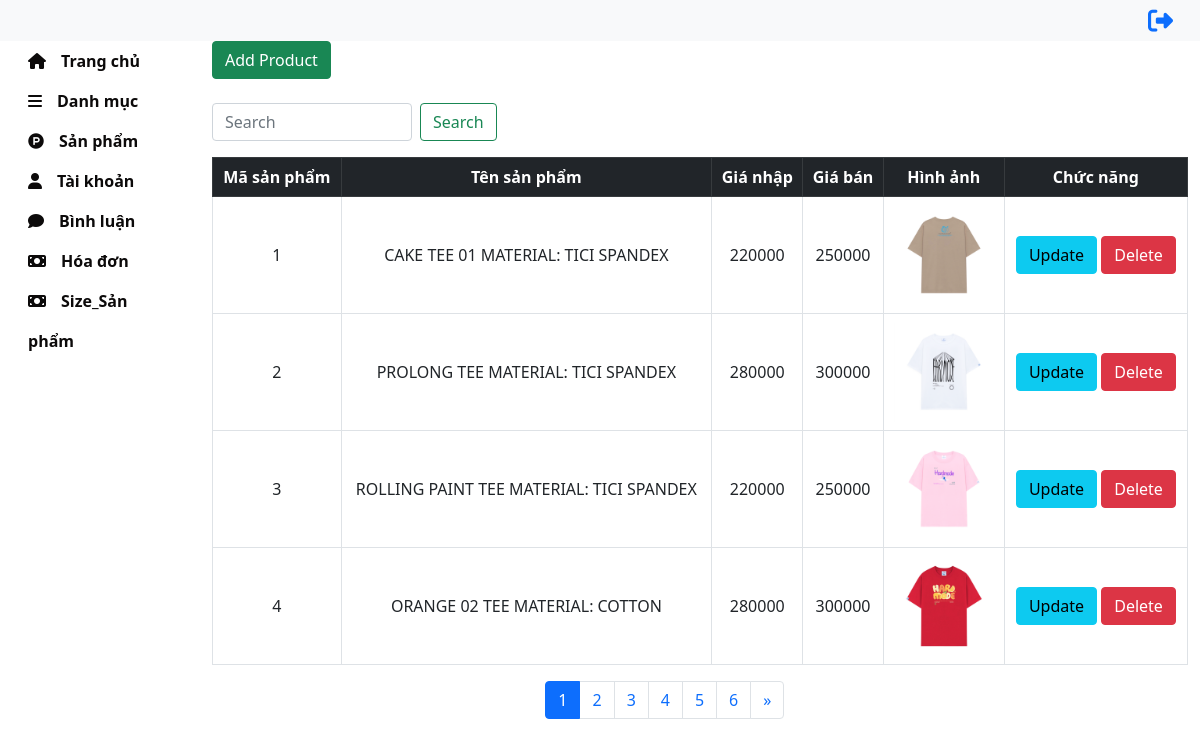
/admin/sanpham.php, run on the app's committed database.
### tables this page shows
CREATE TABLE `sanpham` (
  `MaSanPham` int(11) NOT NULL,
  `TenSanPham` varchar(255) NOT NULL,
  `GiaNhap` float NOT NULL,
  `GiaBan` float NOT NULL,
  `MaDanhMuc` int(11) NOT NULL,
  `MoTa` varchar(500) NOT NULL,
  `HinhAnh1` varchar(255) NOT NULL,
  `HinhAnh2` varchar(100) NOT NULL
);

### admin/controller_admin/controller.php (called while the page is built, shortened)
<?php
    require_once '../lib/db.php';
    function TruyVan($sql){
        global $conn;
        $kq = '';
        $sta = $conn->prepare($sql);
        $sta->execute();
        if($sta->rowCount() > 0){
            $kq = $sta->fetchAll(PDO:: FETCH_ASSOC);
        }
        return $kq;
    }
?>

### admin/sanpham.php (the view, shortened to what this page needs)
<?php
    require_once './controller_admin/controller.php';
?>
<link rel="stylesheet" href="./css_admin/sanpham.css">
<link rel="stylesheet" href="./css_admin/css_admin.css">
<?php
    require_once 'req_admin/header_admin.php';
?>
<div class="container-fluid">
  <div class="row">
    <div class="col-sm-2">
       <?php require_once './req_admin/left_admin.php'; ?>
    <div class="col-sm-10">
        <button class = "btn btn-success"><a href="form_add_sanpham.php">Add Product</a></button> <br/><br/>
        <form class="d-flex" method="post">
            <input class="form-control me-2" type="search" placeholder="Search" aria-label="Search" name = "search">
            <button class="btn btn-outline-success" type="submit" name = "btntimkiem">Search</button>
        </form>
        <table class = "table table-bordered ">
            <thead class = "table-dark">
                <tr>
                    <th>Mã sản phẩm</th>
                    <th>Tên sản phẩm</th>
                    <th>Giá nhập</th>
                    <th>Giá bán</th>
                    <th>Hình ảnh</th>
                    <th>Chức năng</th>
                </tr>
            </thead>
            <?php
                if(isset($_POST['btntimkiem'])){
                    $timkiem = $_POST['search'];
                    $sql = "select * from sanpham where TenSanPham like '%".$timkiem."%'";
                }else{
                    $sql = "select * from sanpham";
                }
                global $conn;
                $sta = $conn->prepare($sql);
                $sta->execute();
                if($sta->rowCount() > 0){
                    $kq = $sta->fetchAll(PDO:: FETCH_ASSOC);
                }
                $total_records = $sta->rowCount();
                $current_page = isset($_GET['page']) ? $_GET['page'] : 1;
                $limit = 4;
                $total_page = ceil((int)$total_records / (int)$limit);
                $start = ($current_page - 1) * $limit;
                $sql2 = $sql . " LIMIT $start,$limit;";
                $result = TruyVan($sql2);
                foreach ($result as $row) {
                    $id = $row['MaSanPham'];?>
                    <tr>
                        <td><?php echo $row['MaSanPham']?></td>
                        <td><?php echo $row['TenSanPham']?></td>
                        <td><?php echo $row['GiaNhap']?></td>
                        <td><?php echo $row['GiaBan']?></td>
                        <td><img src="../img/<?php echo$row['HinhAnh1'].'"'?> alt="" style = "width:100px; height:100px"></td>
                        <td>
                            <a href="form_edit_sanpham.php?id=<?php echo$id;?>" class = "btn btn-info">Update</a>
                            <a onclick="return confirm('Bạn có muốn xóa danh mục này không?');" href="delete_sanpham.php<?php echo'?MaSanPham='.$id;?>" data-toggle="modal" data-target="#" class = "btn btn-danger">Delete</a>
                    </td>
                    </tr>
            <?php } ?>
        </table>
        <div class = "row">
            <div class = "col-sm-4"></div>
            <div class = "col-sm-4">
                <nav aria-label="Page navigation example">
                    <ul class="pagination">
                        <?php
                            for ($i = 1; $i <= $total_page; $i++){
                                if ($i == $current_page){
                                    echo '<li class="page-item active"><a class="page-link" href="">'.$i.'</a></li>';
                                }
                                else{
                                    echo '<li class="page-item"><a class="page-link" href="sanpham.php?page='.$i.'">'.$i.'</a></li>';
                                }
                            }
                        ?>
                        <?php
                             if ($current_page < $total_page && $total_page > 1){
                                echo '<li class="page-item">
                                    <a class="page-link" href="sanpham.php?page='.($current_page+1).'" aria-label="Next">
                                        <span aria-hidden="true">&raquo;</span>
                                    </a>
                                </li>';
                            }
                        ?>
                    </ul>
                </nav>
            </div>
        </div>
    </div>

### admin/req_admin/header_admin.php (shortened to what this page needs)
<!DOCTYPE html>
<html lang="en">
<head>
    <link href="https://cdn.jsdelivr.net/npm/bootstrap@5.0.2/dist/css/bootstrap.min.css" rel="stylesheet">
    <link rel="stylesheet" href="../fontawesome/css/all.min.css">
</head>
<body>
<div class="header">
        <nav class="navbar navbar-expand-lg navbar-light bg-light">
            <div class="container-fluid">
                <div>
                    <a href="../logout.php"><i class="fa-solid fa-right-from-bracket" id = "logout"></i></a>
                </div>
            </div>
        </nav>
    </div>
</body>

### admin/req_admin/left_admin.php
<link rel="stylesheet" href="./css_admin/left.css">
<body>
    <div class = "left">
        <ul>
            <li><a href="index_admin.php"><i class="fa-solid fa-house"></i>Trang chủ</a></li>
            <li><a href="./danhmuc.php"><i class="fa-solid fa-bars"></i>Danh mục</a></li>
            <li><a href="./sanpham.php"><i class="fa-brands fa-product-hunt"></i>Sản phẩm</a></li>
            <li><a href="./taikhoan.php"><i class="fa-solid fa-user"></i>Tài khoản</a></li>
            <li><a href="./binhluan.php"><i class="fa-solid fa-comment"></i>Bình luận</a></li>
            <li><a href="./hoadon.php"><i class="fa-solid fa-money-bill"></i>Hóa đơn</a></li>
            <li><a href="./size_sanpham.php"><i class="fa-solid fa-money-bill"></i>Size_Sản phẩm</a></li>
        </ul>
    </div>
</body>
</html>

### admin/css_admin/sanpham.css (style rules this page uses)
.btn-success a { text-decoration: none; color: white; }
td { text-align: center; vertical-align: middle; }
table thead tr th { text-align: center; vertical-align: middle; }

### admin/css_admin/left.css (style rules this page uses)
.left ul { background: white; padding: 0; list-style-type: none; text-align: left; border-radius: 5px; }
.left li { line-height: 40px; padding: 0 1em; border-radius: 5px; }
.left li a { text-decoration: none; color: #0c0a0a; font-weight: bold; display: block; }
.left { background: white; border-radius: 5px; }
#logout { font-size: 25px; }

### admin/req_admin/header_admin.php (style rules this page uses)
i { padding-right: 15px; }
.form-control { width: 200px; }

### data on the page
sanpham: MaSanPham "1", TenSanPham "CAKE TEE 01 MATERIAL: TICI SPANDEX", GiaNhap "220000", GiaBan "250000", HinhAnh1 (picture)
sanpham: MaSanPham "2", TenSanPham "PROLONG TEE MATERIAL: TICI SPANDEX", GiaNhap "280000", GiaBan "300000", HinhAnh1 (picture)
sanpham: MaSanPham "3", TenSanPham "ROLLING PAINT TEE MATERIAL: TICI SPANDEX", GiaNhap "220000", GiaBan "250000", HinhAnh1 (picture)
sanpham: MaSanPham "4", TenSanPham "ORANGE 02 TEE MATERIAL: COTTON", GiaNhap "280000", GiaBan "300000", HinhAnh1 (picture)
